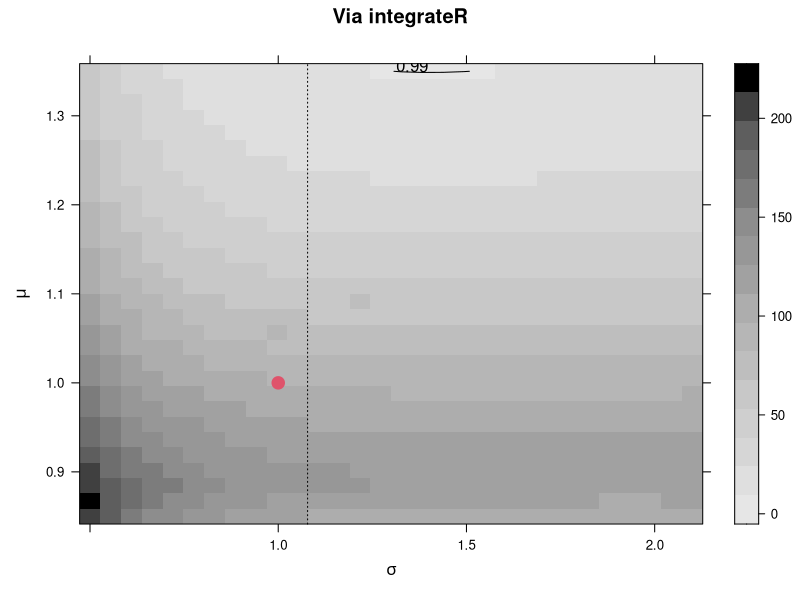
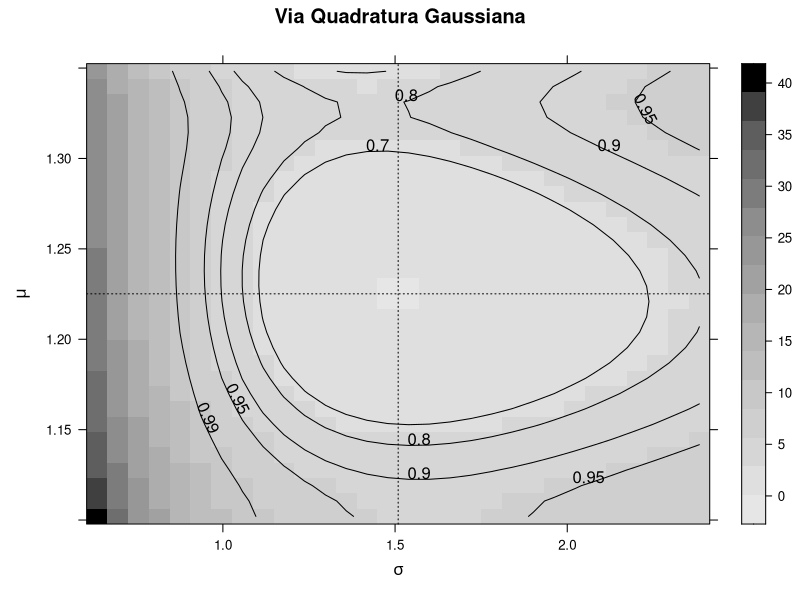
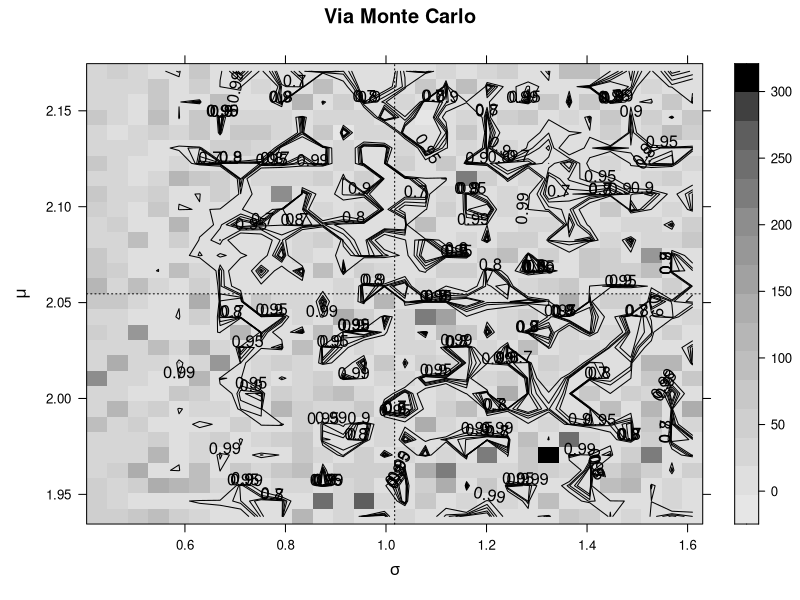

Here is the R script that generated these plots, in order:
##======================================================================
##                                                        Eduardo Junior
##                                                    eduardo.jr@ufpr.br
##                                                            19-10-2015
##======================================================================

##======================================================================
##----------------------------------------------------------------------
## Implementando metodos para integracao numerica

##-------------------------------------------
## Monte Carlo
integrate.mc <- function(fun, low, upp, npontos = 20,
                         seed = NULL, ...) {
    if (!is.null(seed)) set.seed(seed)
    if (is.finite(low) && is.finite(upp)) {
        x <- runif(npontos, low, upp)
        px <- dunif(x, low, upp)
    } else
        if (is.infinite(low) && is.infinite(upp)) {
            x <- rnorm(npontos)
            px <- dnorm(x)
        } else
            if (low == 0 && is.infinite(upp)) {
                x <- rgamma(npontos, 2, 1)
                px <- dgamma(x, 2, 1)
            } else
                stop("Ainda não implementado")
    fx <- fun(x, ...)
    int <- mean(fx / px)
    return(list(value = int, n = npontos))
}

##-------------------------------------------
## Quadratura Gaussiana Comum
integrate.qg <- function(fun, npontos = 20, tipo = "hermite", ...) {
    if (!require("statmod", quietly = TRUE)){
        stop("pacote 'statmod' é necessário, instale-o")
    }
    quad <- statmod::gauss.quad(npontos, kind = tipo)
    int <- with(quad, sum(exp(nodes ^ 2) * fun(nodes, ...) * weights))
    return(list(value = int, n = npontos, tipo = tipo))
}

##======================================================================
##----------------------------------------------------------------------
## Modelo Probabilístico Poisson com efeito aleatório

##----------------------------------------------------------------------
## Simulando dados

simula.pois <- function(n, r, mu, sig, seed = 2015) {
    set.seed(seed)
    b <- rnorm(n, 0, sig)
    lambda <- exp(mu + b)
    y <- rpois(n * r, lambda)
    da <- data.frame(y = y, id = 1:n)
    return(da = da[order(da$id), ])
}

##----------------------------------------------------------------------
## Funcao de log-Verossimilhança

ll <- function(pars, y, id, integration, ...) {
    mu <- pars[1]; sig <- pars[2]
    ##-------------------------------------------
    ## Função de verossimilhança conjunta PROD_j f(y|b) * f(b)
    vero <- function(b, yi, mu, sig) {
        sapply(b, function(b) {
            lambda <- exp(mu + b)
            dens <- prod(dpois(yi, lambda)) * dnorm(b, 0, sig)
            return(dens)
        })
    }
    ##-------------------------------------------
    ## Obtendo as verosimilhancas marginais l_i(y) por individuo
    integrais <- vector(mode = "numeric", length = length(unique(id)))
    for (i in unique(id)) {
        integrais[i] <-
            integration(vero, mu = mu, sig = sig, ...,
                        y = subset(y, id == i))$value
    }
    ##-------------------------------------------
    ## Obtendo a log-verossimilhanca de y (soma das individuais, pois y
    ## é iid entre individuos)
    ll <- sum(log(integrais))
    ## ll <- log(prod(integrais))
    return(ll)
}

##----------------------------------------------------------------------
## Simulando e estimando
da <- simula.pois(10, 5, 2, 1, seed = 1012)

op.int <- optim(c(1, 1), ll, y = da$y, id = da$id, hessian = TRUE,
                 integration = integrate, low = -Inf, upp = Inf,
                 method = "L-BFGS-B", control = list(fnscale = -1),
                 lower = c(-Inf, 1e-05), upper = c(Inf, Inf))

op.qg <- optim(c(1, 1), ll, y = da$y, id = da$id, hessian = TRUE,
               integration = integrate.qg, npontos = 100,
               method = "L-BFGS-B", control = list(fnscale = -1),
               lower = c(-Inf, 1e-05), upper = c(Inf, Inf))

op.mc <- optim(c(1, 1), ll, y = da$y, id = da$id, hessian = TRUE,
               integration = integrate.mc, low = -Inf, upp = Inf,
               npontos = 100, seed = 1234,
               method = "L-BFGS-B", control = list(fnscale = -1),
               lower = c(-Inf, 1e-05), upper = c(Inf, Inf))

library(lme4)
m0 <- glmer(y ~ 1|id, family = poisson, data = da)
summary(m0)

##----------------------------------------------------------------------
## Sumarizando a estimação
tab <- matrix("", ncol = 2, nrow = 4)
ajustes <- list(op.int, op.qg, op.mc, m0)
for (i in 1:length(ajustes)){
    if (i == 4) {
        est <- c(fixef(ajustes[[i]]), sqrt(VarCorr(ajustes[[i]])$id[1]))
        se <- c(sqrt(diag(vcov(ajustes[[i]]))), NA)
        tab[i, ] <- paste0(round(est, 3), " (", round(se, 3), ")")
    } else {
        est <- ajustes[[i]]$par
        se <- sqrt(diag(-solve(ajustes[[i]]$hessian)))
        tab[i, ] <- paste0(round(est, 3), " (", round(se, 3), ")")
    }
}

rownames(tab) <- c("integrateR", "QuadGauss100", "MonteCarlo100",
                   "lme4::glmer")
colnames(tab) <- c("mu (se)", "sig (se)")
tab

##----------------------------------------------------------------------
## Visualizando os perfis de verossimilhanca
library(latticeExtra)
library(gridExtra)

LEVELS <- c(0.7, 0.8, 0.9, 0.95, 0.99)
qch <- qchisq(LEVELS, df = 2)

##-------------------------------------------
## Usando a integrate do R

## Contornos de verossimilhanca (mu, sig)
est <- op.int$par
se <- sqrt(diag(-solve(op.int$hessian)))
ci <- est + outer(se, qnorm(c(0.005, 0.995)), "*")

ci[1, ] <- extendrange(ci[1, ], f = 0.1)
ci[2, ] <- extendrange(ci[2, ], f = 0.1)

mu.grid <- seq(0.85, 1.35, l = 30)
sig.grid <- seq(0.5, 2.1, l = 30)
grid <- expand.grid(mu = mu.grid, sig = sig.grid)
grid$ll <- apply(grid, 1, ll, y = da$y, id = da$id,
                 integration = integrate, low = -Inf, upp = Inf)
grid$dev <- -2*(grid$ll - op.int$value)

lv.int <- levelplot(dev ~ sig + mu, data = grid,
                    main = "Via integrateR",
                    col.regions = rev(gray.colors(51, 0, 0.9)),
                    xlab = expression(sigma), ylab = expression(mu),
                    panel = function(..., at, contour, region, labels){
                        panel.levelplot(..., at = at)
                        panel.contourplot(..., at = qch,
                                          labels = as.character(LEVELS),
                                          contour = TRUE,
                                          region = FALSE)
                        panel.abline(v = est[2], h = est[1],
                                     lty = 3)
                        panel.points(1, 1, pch = 19, col = 2, cex = 1.5)
                    })
lv.int

##======================================================================
##======================================================================
## Necessário verificação

##-------------------------------------------
## Usando a integração via quadratura gaussiana pura

est <- op.qg$par
se <- sqrt(diag(-solve(op.qg$hessian)))
ci <- est + outer(se, qnorm(c(0.005, 0.995)), "*")

mu.grid <- seq(ci[1, 1], ci[1, 2], l = 30)
sig.grid <- seq(ci[2, 1], ci[2, 2], l = 30)
grid <- expand.grid(mu = mu.grid, sig = sig.grid)
grid$ll <- apply(grid, 1, ll, y = da$y, id = da$id,
                 integration = integrate.qg, npontos = 100)
grid$dev <- -2*(grid$ll - op.qg$value)

lv.qg <- levelplot(dev ~ sig + mu, data = grid,
                    main = "Via Quadratura Gaussiana",
                    col.regions = rev(gray.colors(51, 0, 0.9)),
                    xlab = expression(sigma), ylab = expression(mu),
                    panel = function(..., at, contour, region, labels){
                        panel.levelplot(..., at = at)
                        panel.contourplot(..., at = qch,
                                          labels = as.character(LEVELS),
                                          contour = TRUE,
                                          region = FALSE)
                        panel.abline(v = est[2], h = est[1],
                                     lty = 3)
                        panel.points(1, 1, pch = 19, col = 2, cex = 1.5)
                    })
lv.qg

##-------------------------------------------
## Usando a integração via monte carlo

est <- op.mc$par
se <- sqrt(diag(-solve(op.mc$hessian)))
ci <- est + outer(se, qnorm(c(0.005, 0.995)), "*")

mu.grid <- seq(ci[1, 1], ci[1, 2], l = 30)
sig.grid <- seq(ci[2, 1], ci[2, 2], l = 30)
grid <- expand.grid(mu = mu.grid, sig = sig.grid)
grid$ll <- apply(grid, 1, ll, y = da$y, id = da$id,
                 integration = integrate.mc, low = -Inf, upp = Inf,
                 npontos = 100)
grid$dev <- -2*(grid$ll - op.mc$value)

lv.mc <- levelplot(dev ~ sig + mu, data = grid,
                    main = "Via Monte Carlo",
                    col.regions = rev(gray.colors(51, 0, 0.9)),
                    xlab = expression(sigma), ylab = expression(mu),
                    panel = function(..., at, contour, region, labels){
                        panel.levelplot(..., at = at)
                        panel.contourplot(..., at = qch,
                                          labels = as.character(LEVELS),
                                          contour = TRUE,
                                          region = FALSE)
                        panel.abline(v = est[2], h = est[1],
                                     lty = 3)
                        panel.points(1, 1, pch = 19, col = 2, cex = 1.5)
                    })
lv.mc
